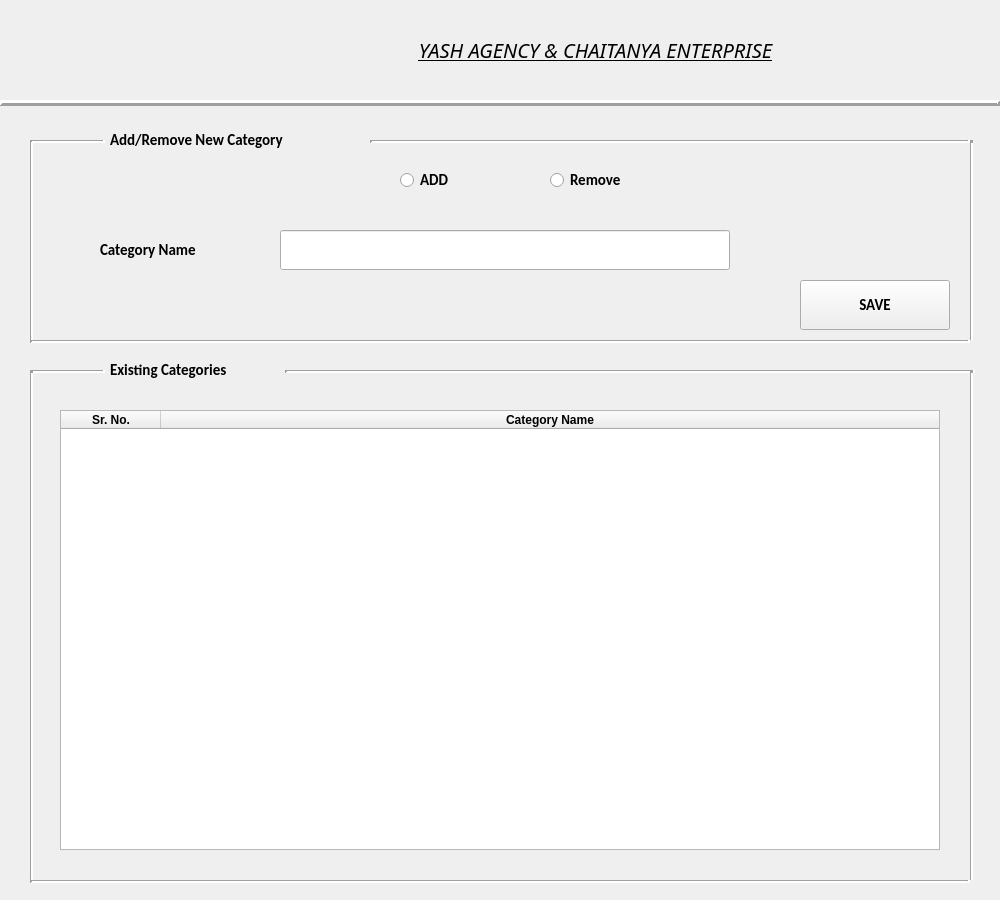
<?xml version="1.0" encoding="UTF-8"?>
<ui version="4.0">
 <class>form</class>
 <widget class="QWidget" name="form">
  <property name="geometry">
   <rect>
    <x>0</x>
    <y>0</y>
    <width>1000</width>
    <height>900</height>
   </rect>
  </property>
  <property name="windowTitle">
   <string>NewCategory</string>
  </property>
  <widget class="QLabel" name="label_2">
   <property name="geometry">
    <rect>
     <x>230</x>
     <y>10</y>
     <width>731</width>
     <height>80</height>
    </rect>
   </property>
   <property name="font">
    <font>
     <family>News701 BT</family>
     <pointsize>15</pointsize>
     <weight>50</weight>
     <italic>true</italic>
     <bold>false</bold>
     <underline>true</underline>
    </font>
   </property>
   <property name="text">
    <string>YASH AGENCY &amp; CHAITANYA ENTERPRISE</string>
   </property>
   <property name="scaledContents">
    <bool>true</bool>
   </property>
   <property name="alignment">
    <set>Qt::AlignCenter</set>
   </property>
   <property name="wordWrap">
    <bool>false</bool>
   </property>
  </widget>
  <widget class="QLabel" name="Y_2">
   <property name="geometry">
    <rect>
     <x>0</x>
     <y>0</y>
     <width>180</width>
     <height>100</height>
    </rect>
   </property>
   <property name="text">
    <string/>
   </property>
   <property name="pixmap">
    <pixmap>yash logo.jpeg</pixmap>
   </property>
   <property name="scaledContents">
    <bool>true</bool>
   </property>
  </widget>
  <widget class="Line" name="line_2">
   <property name="geometry">
    <rect>
     <x>0</x>
     <y>95</y>
     <width>1000</width>
     <height>16</height>
    </rect>
   </property>
   <property name="frameShadow">
    <enum>QFrame::Raised</enum>
   </property>
   <property name="lineWidth">
    <number>3</number>
   </property>
   <property name="orientation">
    <enum>Qt::Horizontal</enum>
   </property>
  </widget>
  <widget class="QLabel" name="label_3">
   <property name="geometry">
    <rect>
     <x>110</x>
     <y>350</y>
     <width>180</width>
     <height>40</height>
    </rect>
   </property>
   <property name="font">
    <font>
     <family>Calibri</family>
     <pointsize>11</pointsize>
     <weight>75</weight>
     <bold>true</bold>
    </font>
   </property>
   <property name="text">
    <string>Existing Categories</string>
   </property>
  </widget>
  <widget class="Line" name="line_8">
   <property name="geometry">
    <rect>
     <x>30</x>
     <y>370</y>
     <width>75</width>
     <height>3</height>
    </rect>
   </property>
   <property name="lineWidth">
    <number>3</number>
   </property>
   <property name="orientation">
    <enum>Qt::Horizontal</enum>
   </property>
  </widget>
  <widget class="Line" name="line_9">
   <property name="geometry">
    <rect>
     <x>30</x>
     <y>370</y>
     <width>3</width>
     <height>510</height>
    </rect>
   </property>
   <property name="lineWidth">
    <number>3</number>
   </property>
   <property name="orientation">
    <enum>Qt::Vertical</enum>
   </property>
  </widget>
  <widget class="Line" name="line_10">
   <property name="geometry">
    <rect>
     <x>285</x>
     <y>370</y>
     <width>690</width>
     <height>3</height>
    </rect>
   </property>
   <property name="lineWidth">
    <number>3</number>
   </property>
   <property name="orientation">
    <enum>Qt::Horizontal</enum>
   </property>
  </widget>
  <widget class="Line" name="line_11">
   <property name="geometry">
    <rect>
     <x>970</x>
     <y>370</y>
     <width>3</width>
     <height>510</height>
    </rect>
   </property>
   <property name="lineWidth">
    <number>3</number>
   </property>
   <property name="orientation">
    <enum>Qt::Vertical</enum>
   </property>
  </widget>
  <widget class="Line" name="line_12">
   <property name="geometry">
    <rect>
     <x>30</x>
     <y>880</y>
     <width>940</width>
     <height>3</height>
    </rect>
   </property>
   <property name="lineWidth">
    <number>3</number>
   </property>
   <property name="orientation">
    <enum>Qt::Horizontal</enum>
   </property>
  </widget>
  <widget class="QTableWidget" name="tableWidget">
   <property name="geometry">
    <rect>
     <x>60</x>
     <y>410</y>
     <width>880</width>
     <height>440</height>
    </rect>
   </property>
   <property name="font">
    <font>
     <family>Arial</family>
     <weight>75</weight>
     <bold>true</bold>
    </font>
   </property>
   <attribute name="horizontalHeaderStretchLastSection">
    <bool>true</bool>
   </attribute>
   <column>
    <property name="text">
     <string>Sr. No.</string>
    </property>
   </column>
   <column>
    <property name="text">
     <string>Category Name</string>
    </property>
   </column>
  </widget>
  <widget class="Line" name="line_3">
   <property name="geometry">
    <rect>
     <x>30</x>
     <y>340</y>
     <width>940</width>
     <height>3</height>
    </rect>
   </property>
   <property name="lineWidth">
    <number>3</number>
   </property>
   <property name="orientation">
    <enum>Qt::Horizontal</enum>
   </property>
  </widget>
  <widget class="Line" name="line_7">
   <property name="geometry">
    <rect>
     <x>970</x>
     <y>140</y>
     <width>3</width>
     <height>200</height>
    </rect>
   </property>
   <property name="lineWidth">
    <number>3</number>
   </property>
   <property name="orientation">
    <enum>Qt::Vertical</enum>
   </property>
  </widget>
  <widget class="QRadioButton" name="Remove_RB">
   <property name="geometry">
    <rect>
     <x>550</x>
     <y>160</y>
     <width>150</width>
     <height>40</height>
    </rect>
   </property>
   <property name="font">
    <font>
     <family>Calibri</family>
     <pointsize>11</pointsize>
     <weight>75</weight>
     <bold>true</bold>
    </font>
   </property>
   <property name="text">
    <string>Remove</string>
   </property>
  </widget>
  <widget class="QRadioButton" name="Add_RB">
   <property name="geometry">
    <rect>
     <x>400</x>
     <y>160</y>
     <width>100</width>
     <height>40</height>
    </rect>
   </property>
   <property name="font">
    <font>
     <family>Calibri</family>
     <pointsize>11</pointsize>
     <weight>75</weight>
     <bold>true</bold>
    </font>
   </property>
   <property name="text">
    <string>ADD</string>
   </property>
  </widget>
  <widget class="QLabel" name="label">
   <property name="geometry">
    <rect>
     <x>110</x>
     <y>120</y>
     <width>260</width>
     <height>40</height>
    </rect>
   </property>
   <property name="font">
    <font>
     <family>Calibri</family>
     <pointsize>11</pointsize>
     <weight>75</weight>
     <bold>true</bold>
    </font>
   </property>
   <property name="text">
    <string>Add/Remove New Category</string>
   </property>
  </widget>
  <widget class="QLabel" name="label_4">
   <property name="geometry">
    <rect>
     <x>100</x>
     <y>230</y>
     <width>150</width>
     <height>40</height>
    </rect>
   </property>
   <property name="font">
    <font>
     <family>Calibri</family>
     <pointsize>11</pointsize>
     <weight>75</weight>
     <bold>true</bold>
    </font>
   </property>
   <property name="text">
    <string>Category Name</string>
   </property>
  </widget>
  <widget class="QPushButton" name="saveButton">
   <property name="geometry">
    <rect>
     <x>800</x>
     <y>280</y>
     <width>150</width>
     <height>50</height>
    </rect>
   </property>
   <property name="font">
    <font>
     <family>Calibri</family>
     <pointsize>11</pointsize>
     <weight>75</weight>
     <bold>true</bold>
    </font>
   </property>
   <property name="text">
    <string>SAVE</string>
   </property>
  </widget>
  <widget class="QLineEdit" name="category_Edit">
   <property name="geometry">
    <rect>
     <x>280</x>
     <y>230</y>
     <width>450</width>
     <height>40</height>
    </rect>
   </property>
  </widget>
  <widget class="Line" name="line_4">
   <property name="geometry">
    <rect>
     <x>30</x>
     <y>140</y>
     <width>3</width>
     <height>200</height>
    </rect>
   </property>
   <property name="lineWidth">
    <number>3</number>
   </property>
   <property name="orientation">
    <enum>Qt::Vertical</enum>
   </property>
  </widget>
  <widget class="Line" name="line">
   <property name="geometry">
    <rect>
     <x>370</x>
     <y>140</y>
     <width>600</width>
     <height>3</height>
    </rect>
   </property>
   <property name="lineWidth">
    <number>3</number>
   </property>
   <property name="orientation">
    <enum>Qt::Horizontal</enum>
   </property>
  </widget>
  <widget class="Line" name="line_6">
   <property name="geometry">
    <rect>
     <x>30</x>
     <y>140</y>
     <width>75</width>
     <height>3</height>
    </rect>
   </property>
   <property name="lineWidth">
    <number>3</number>
   </property>
   <property name="orientation">
    <enum>Qt::Horizontal</enum>
   </property>
  </widget>
 </widget>
 <resources/>
 <connections/>
</ui>
